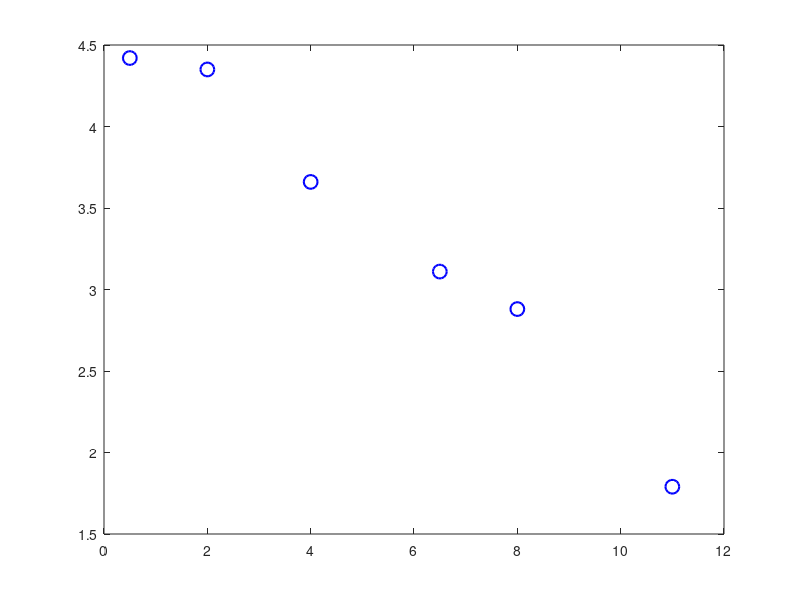

Write the MATLAB code that produced this figure. (Note: this script raises an error after producing the figure.)
%% Аналіз залежності вмісту вуглецю від розміру фракцій (Експеримент №1)
% Цей скрипт виконує аналіз експериментальних даних для визначення залежності
% вмісту вуглецю від розміру фракцій в агломераційній шихті.
% 
% Виконуються наступні типи апроксимації:
% 1. Поліноміальні (лінійна, квадратична, кубічна, 4-го ступеню)
% 2. Експоненціальна (y = a*exp(b*x))
% 3. Логарифмічна (y = a*log(x) + b)
% 4. Степенева (y = a*x^b)
%
% Для кожного типу апроксимації розраховується коефіцієнт детермінації R²,
% який показує, наскільки добре модель описує експериментальні дані.
% R² змінюється від 0 до 1, де 1 означає ідеальну відповідність.

%% Вхідні дані
% Розміри фракцій (мм) - середнє значення для кожного діапазону
% Для діапазону >10 мм беремо значення 12 мм як середнє значення
x = [11.0, 8.0, 6.5, 4.0, 2.0, 0.5];  % Розміри фракцій (мм)
C = [1.79, 2.88, 3.11, 3.66, 4.35, 4.42];  % Вміст вуглецю (%)

%% Налаштування графічного вікна
% Створюємо нове вікно розміром 800x600 пікселів
figure('Position', [100 100 800 600]);

% Будуємо експериментальні точки
% 'bo' - сині кружечки
% MarkerSize - розмір маркерів
% LineWidth - товщина ліній
% DisplayName - ім'я для легенди
plot(x, C, 'bo', 'MarkerSize', 10, 'LineWidth', 1.5, ...
    'DisplayName', 'Експериментальні дані')
hold on  % Дозволяємо додавати нові графіки на той самий рисунок

%% Створення точок для побудови кривих апроксимації
% Створюємо 100 точок між мінімальним і максимальним значенням x
x_fit = linspace(min(x), max(x), 100);

%% Поліноміальні апроксимації
% polyfit повертає коефіцієнти полінома в порядку спадання степенів
% Наприклад, для квадратичної: p(1)*x^2 + p(2)*x + p(3)
p1 = polyfit(x, C, 1);  % Лінійна: a*x + b
p2 = polyfit(x, C, 2);  % Квадратична: a*x^2 + b*x + c
p3 = polyfit(x, C, 3);  % Кубічна: a*x^3 + b*x^2 + c*x + d
p4 = polyfit(x, C, 4);  % 4-го ступеню: a*x^4 + b*x^3 + c*x^2 + d*x + e

%% Додаткові типи апроксимації
% Налаштування початкових значень для уникнення попереджень
% і покращення збіжності алгоритму

% Експоненціальна апроксимація (a*exp(b*x))
fo_exp = fitoptions('exp1');
fo_exp.StartPoint = [3.0 -0.1];  % Початкові значення для a і b

% Логарифмічна апроксимація (a*log(x)+b)
fo_log = fitoptions('Method', 'NonlinearLeastSquares');
fo_log.StartPoint = [-0.5 4];  % Початкові значення для a і b

% Степенева апроксимація (a*x^b)
fo_pow = fitoptions('power1');
fo_pow.StartPoint = [3.0 -0.1];  % Початкові значення для a і b

% Створення об'єктів апроксимації
f_exp = fit(x, C, 'exp1', fo_exp);
f_log = fit(x, C, 'a*log(x)+b', fo_log);
f_pow = fit(x, C, 'power1', fo_pow);

%% Розрахунок коефіцієнтів детермінації (R²)
% R² = 1 - SS_res/SS_tot
% де SS_res - сума квадратів залишків
% SS_tot - загальна сума квадратів
y_mean = mean(C);  % Середнє значення експериментальних даних
SS_tot = sum((C - y_mean).^2);  % Загальна сума квадратів

% Розрахунок передбачених значень для кожної моделі
y_pred_1 = polyval(p1, x);  % Лінійна
y_pred_2 = polyval(p2, x);  % Квадратична
y_pred_3 = polyval(p3, x);  % Кубічна
y_pred_4 = polyval(p4, x);  % 4-го ступеню
y_pred_exp = f_exp(x);      % Експоненціальна
y_pred_log = f_log(x);      % Логарифмічна
y_pred_pow = f_pow(x);      % Степенева

% Розрахунок R² для кожної моделі
R2_1 = 1 - sum((C - y_pred_1).^2)/SS_tot;
R2_2 = 1 - sum((C - y_pred_2).^2)/SS_tot;
R2_3 = 1 - sum((C - y_pred_3).^2)/SS_tot;
R2_4 = 1 - sum((C - y_pred_4).^2)/SS_tot;
R2_exp = 1 - sum((C - y_pred_exp).^2)/SS_tot;
R2_log = 1 - sum((C - y_pred_log).^2)/SS_tot;
R2_pow = 1 - sum((C - y_pred_pow).^2)/SS_tot;

%% Оновлення графіка з R² в легенді
% Очищуємо попередні криві, залишаючи тільки експериментальні точки
hold off
plot(x, C, 'bo', 'MarkerSize', 10, 'LineWidth', 1.5, ...
    'DisplayName', 'Експериментальні дані')
hold on

% Будуємо криві апроксимації з оновленими підписами, що включають R²
plot(x_fit, polyval(p1, x_fit), 'k--', 'LineWidth', 1.5, ...
    'DisplayName', sprintf('Лінійна (R² = %.4f)', R2_1))
plot(x_fit, polyval(p2, x_fit), 'm-.', 'LineWidth', 1.5, ...
    'DisplayName', sprintf('Квадратична (R² = %.4f)', R2_2))
plot(x_fit, polyval(p3, x_fit), 'c-', 'LineWidth', 1.5, ...
    'DisplayName', sprintf('Кубічна (R² = %.4f)', R2_3))
plot(x_fit, polyval(p4, x_fit), 'y-', 'LineWidth', 1.5, ...
    'DisplayName', sprintf('4-го ступеню (R² = %.4f)', R2_4))
plot(x_fit, f_exp(x_fit), '--', 'Color', [0.5 0 0.5], ...
    'LineWidth', 1.5, 'DisplayName', sprintf('Експоненціальна (R² = %.4f)', R2_exp))
plot(x_fit, f_log(x_fit), '-.', 'Color', [0 0.5 0], ...
    'LineWidth', 1.5, 'DisplayName', sprintf('Логарифмічна (R² = %.4f)', R2_log))
plot(x_fit, f_pow(x_fit), ':', 'Color', [0.8 0.4 0], ...
    'LineWidth', 1.5, 'DisplayName', sprintf('Степенева (R² = %.4f)', R2_pow))

% Оновлюємо налаштування графіка
title('Залежність вмісту вуглецю від розміру фракції (Експеримент №1)', ...
    'FontSize', 14)
xlabel('Розмір фракції, мм', 'FontSize', 12)
ylabel('Вміст вуглецю, %', 'FontSize', 12)
grid on
grid minor
legend('Location', 'best', 'FontSize', 10)

%% Виведення рівнянь апроксимації
fprintf('\nРівняння залежності вмісту вуглецю (Експеримент №1):\n')
fprintf('1. Поліноміальні апроксимації:\n')
fprintf('Лінійне: C = %.4fx + %.4f\n', p1(1), p1(2))
fprintf('Квадратичне: C = %.4fx^2 + %.4fx + %.4f\n', p2(1), p2(2), p2(3))
fprintf('Кубічне: C = %.4fx^3 + %.4fx^2 + %.4fx + %.4f\n', ...
    p3(1), p3(2), p3(3), p3(4))
fprintf('4-го ступеню: C = %.4fx^4 + %.4fx^3 + %.4fx^2 + %.4fx + %.4f\n', ...
    p4(1), p4(2), p4(3), p4(4), p4(5))

fprintf('\n2. Додаткові типи апроксимації:\n')
fprintf('Експоненціальна: C = %.4f * exp(%.4fx)\n', f_exp.a, f_exp.b)
fprintf('Логарифмічна: C = %.4f * log(x) + %.4f\n', f_log.a, f_log.b)
fprintf('Степенева: C = %.4f * x^(%.4f)\n', f_pow.a, f_pow.b)

%% Виведення результатів
fprintf('\nКоефіцієнти детермінації (R^2):\n')
fprintf('1. Для поліноміальних апроксимацій:\n')
fprintf('Лінійна: %.4f\n', R2_1)
fprintf('Квадратична: %.4f\n', R2_2)
fprintf('Кубічна: %.4f\n', R2_3)
fprintf('4-го ступеню: %.4f\n', R2_4)

fprintf('\n2. Для додаткових типів апроксимації:\n')
fprintf('Експоненціальна: %.4f\n', R2_exp)
fprintf('Логарифмічна: %.4f\n', R2_log)
fprintf('Степенева: %.4f\n', R2_pow)

%% Збереження результатів
% Зберігаємо графік у форматі .fig (можна відкрити в MATLAB)
savefig('carbon_analysis_exp1.fig')
% Зберігаємо графік у форматі .png з високою роздільною здатністю
print('carbon_analysis_exp1', '-dpng', '-r300')
